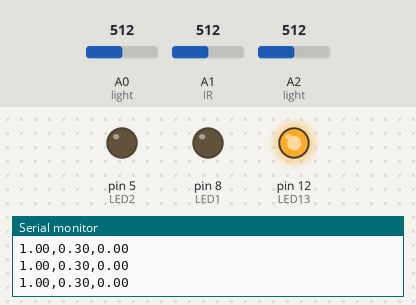
Bench run of a sketch on a simulated Arduino Uno, built with avr-gcc and run on an emulated ATmega328P. On the bench: output pins drawn as LEDs (lit = HIGH), the last lines printed to the serial monitor. Dashed ring = blinking. The test bench sets the inputs (shaded band); at power-on: A1 (IR) = 512, A0 (light) = 512, A2 (light) = 512.

Above: at 1.2 s.
1.3 s: A1 (IR) set to 55
2.8 s: A1 (IR) set to 45
At 3.2 s:
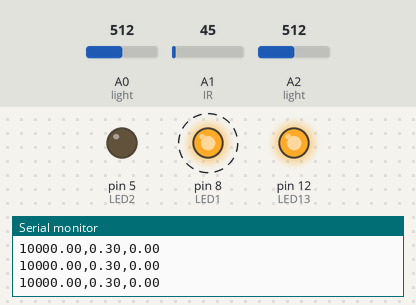
5.8 s: A0 (light) set to 489
At 6.2 s:
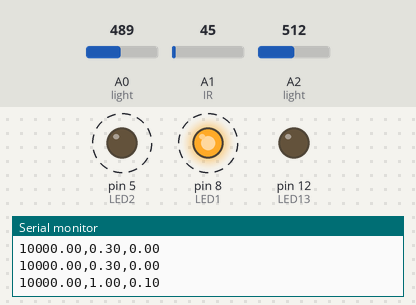
8.8 s: A0 (light) set to 510
At 9.7 s:
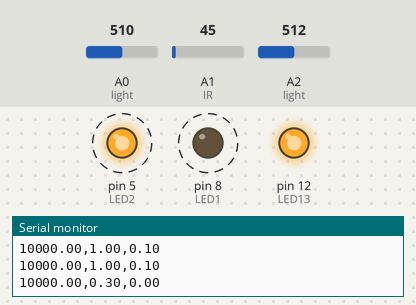
11.8 s: A0 (light) set to 490
At 12.7 s:
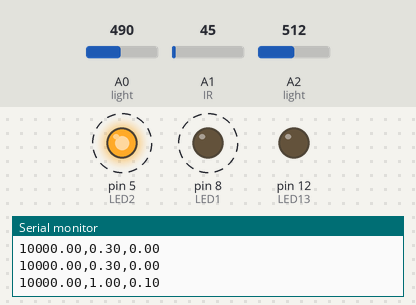
Timing chart, 0 to 15.8 s (numbered marks = the images above; inputs shaded):
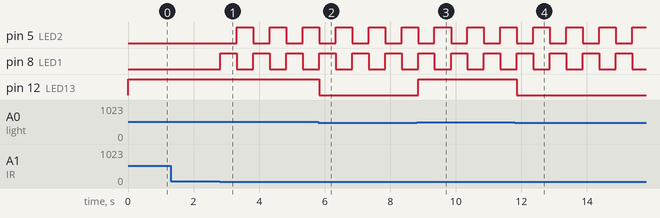

Measured:
- the behaviour switches between 50 and 49 on A1 (IR) (found by bisection; images 0 and 1)
- the behaviour switches between 501 and 500 on A0 (light) (found by bisection; images 1 and 2)
- after the input at 2.8 s, pin 5 (LED2): alternates HIGH for 0.50 s and LOW for 0.50 s, starting after 0.52 s; pin 8 (LED1): alternates HIGH for 0.50 s and LOW for 0.50 s, starting at once
- after the input at 5.8 s, pin 12 (LED13): HIGH → LOW at once
- after the input at 8.8 s, pin 12 (LED13): LOW → HIGH after 0.05 s
- after the input at 11.8 s, pin 12 (LED13): HIGH → LOW after 0.06 s

The sketch:

fluid.ino
```cpp
/************ ir sensor part ************/
// variables will change:
int sensorState = 0, lastState = 0;

//led pin
int LED1 = 8;
int LED2 = 5;
// int swi_led = 7;

int IR = A1;
int thre_ir = 80;

float irValue;

float cross;

// int light_swi;

/************ pulse sensor variables ************/
// int pulseSensor = A5;
int LED13 = 12;

int Signal;
int Threshold = 20;

float lightValue;
int lightState;

void setup() {
  Serial.begin(9600);

  /************ ir sensor part **********/
  // initialize the LED pin as an output:
  pinMode(LED1, OUTPUT);
  pinMode(LED2, OUTPUT);

  /************ light sensor part ************/
  pinMode(LED13, OUTPUT);
}

void loop() {
  ir_sensor();

  //monitor
  int IRBBState = analogRead(IR);  // read the value of IR Break Beam A1
  delay(1);
  int lightSwitch = analogRead(A2);  // read the value of second light sensor switch
  delay(1);
  int lightState = analogRead(A0);  // read the value of light sensor

  /******************** threshold for ir sensor ********************/
  if (sensorState > 100) {
    irValue = 1;
    // Serial.print(irValue);
  } else if (sensorState == 0) {
    irValue = 1;
    // Serial.print(irValue);
  } else {
    irValue = 10000;
  }
  Serial.print(irValue);
  Serial.print(",");

  // Serial.print(sensorState);
  // Serial.print(",");

  // Serial.print(Signal);
  // Serial.print(",");

  // Serial.print(lightState);
  // Serial.print(",");

  /***************** light switch *******************/
  // if (lightSwitch > 320) {
  //   light_swi = 1;
  //   digitalWrite(swi_led, HIGH);
  //   // delay(100);
  // } else {
  //   light_swi = 0;
  //   digitalWrite(swi_led, LOW);
  //   // delay(100);
  // }

  // Serial.print(light_swi);
  // Serial.print(",");

  /******************* threshold for lightsensor *******************/
  if (lightState > 500) {
    lightValue = map(lightState, 500, 850, 0.1, 10);
    cross = 0.3;
    digitalWrite(LED13, HIGH);
  } else {
    lightValue = 0.1;
    cross = 1;
    digitalWrite(LED13, LOW);
  }
  Serial.print(cross);
  Serial.print(",");
  Serial.println(lightValue);
  delay(1);
  //delay(500);
}

void ir_sensor() {
  // read the state of the pushbutton value:
  sensorState = analogRead(IR);
  //Serial.println(sensorState);

  // check if the sensor beam is broken
  // if it is, the sensorState is LOW:
  if (sensorState < 50) {
    // turn LED on:
    digitalWrite(LED1, HIGH);
    digitalWrite(LED2, LOW);
    delay(500);
    digitalWrite(LED1, LOW);
    digitalWrite(LED2, HIGH);
    delay(500);
  }

  lastState = sensorState;

  // int lightSensor = analogRead(A0);
  // delay(1);
}
```
